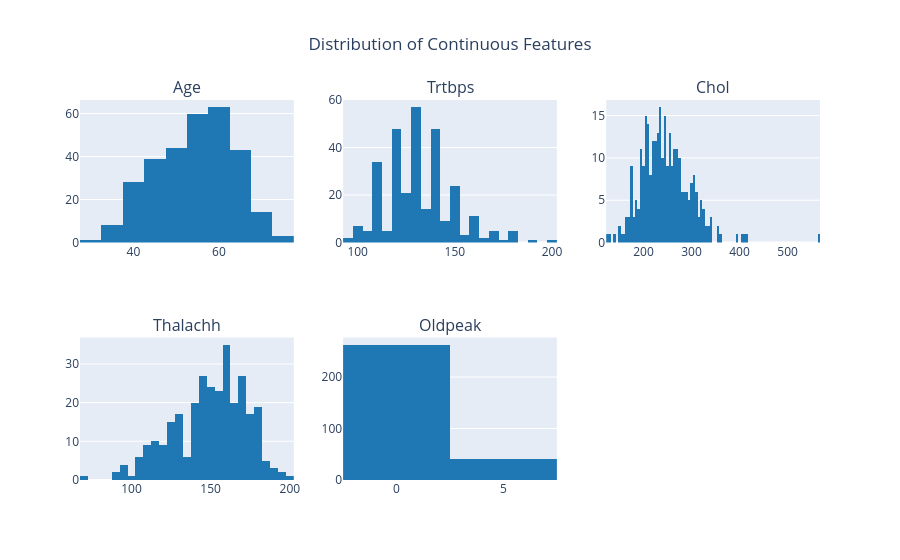

The cell this chart's notebook holds for it:
### Code cell
# Plotting Continous Feature Distributions
fig = make_subplots(rows=2, cols=3, subplot_titles=[f'{str.capitalize(feature)}' for feature in continuous_features])

for i, feature in enumerate(continuous_features):
    row = i // 3 + 1
    col = i % 3 + 1
    hist = px.histogram(df, x=feature, nbins=120, labels={feature: feature, 'count': 'Frequency'}, 
                        color_discrete_sequence=['#1f77b4'])  # Changed color to blue
    for trace in hist.data:
        fig.add_trace(trace, row=row, col=col) 

fig.update_layout(title_text='Distribution of Continuous Features', title={'x': 0.5}) 
fig.show()

### Figure 1 — Plotly figure (JSON) as saved in the notebook; plotly's stock layout.template omitted (floating-point values rounded to 4 significant figures; data arrays with more than 128 entries replaced by an {"elided": "..."} marker saying what was removed)
{"data": [{"alignmentgroup": "True", "bingroup": "x", "hovertemplate": "age=%{x}<br>count=%{y}<extra></extra>", "legendgroup": "", "marker": {"color": "#1f77b4", "pattern": {"shape": ""}}, "name": "", "nbinsx": 120, "offsetgroup": "", "orientation": "v", "showlegend": false, "type": "histogram", "x": {"elided": "303 int values"}, "xaxis": "x", "yaxis": "y"}, {"alignmentgroup": "True", "bingroup": "x", "hovertemplate": "trtbps=%{x}<br>count=%{y}<extra></extra>", "legendgroup": "", "marker": {"color": "#1f77b4", "pattern": {"shape": ""}}, "name": "", "nbinsx": 120, "offsetgroup": "", "orientation": "v", "showlegend": false, "type": "histogram", "x": {"elided": "303 int values"}, "xaxis": "x2", "yaxis": "y2"}, {"alignmentgroup": "True", "bingroup": "x", "hovertemplate": "chol=%{x}<br>count=%{y}<extra></extra>", "legendgroup": "", "marker": {"color": "#1f77b4", "pattern": {"shape": ""}}, "name": "", "nbinsx": 120, "offsetgroup": "", "orientation": "v", "showlegend": false, "type": "histogram", "x": {"elided": "303 int values"}, "xaxis": "x3", "yaxis": "y3"}, {"alignmentgroup": "True", "bingroup": "x", "hovertemplate": "thalachh=%{x}<br>count=%{y}<extra></extra>", "legendgroup": "", "marker": {"color": "#1f77b4", "pattern": {"shape": ""}}, "name": "", "nbinsx": 120, "offsetgroup": "", "orientation": "v", "showlegend": false, "type": "histogram", "x": {"elided": "303 int values"}, "xaxis": "x4", "yaxis": "y4"}, {"alignmentgroup": "True", "bingroup": "x", "hovertemplate": "oldpeak=%{x}<br>count=%{y}<extra></extra>", "legendgroup": "", "marker": {"color": "#1f77b4", "pattern": {"shape": ""}}, "name": "", "nbinsx": 120, "offsetgroup": "", "orientation": "v", "showlegend": false, "type": "histogram", "x": {"elided": "303 float values"}, "xaxis": "x5", "yaxis": "y5"}], "layout": {"annotations": [{"font": {"size": 16}, "showarrow": false, "text": "Age", "x": 0.1444, "xanchor": "center", "xref": "paper", "y": 1, "yanchor": "bottom", "yref": "paper"}, {"font": {"size": 16}, "showarrow": false, "text": "Trtbps", "x": 0.5, "xanchor": "center", "xref": "paper", "y": 1, "yanchor": "bottom", "yref": "paper"}, {"font": {"size": 16}, "showarrow": false, "text": "Chol", "x": 0.8556, "xanchor": "center", "xref": "paper", "y": 1, "yanchor": "bottom", "yref": "paper"}, {"font": {"size": 16}, "showarrow": false, "text": "Thalachh", "x": 0.1444, "xanchor": "center", "xref": "paper", "y": 0.375, "yanchor": "bottom", "yref": "paper"}, {"font": {"size": 16}, "showarrow": false, "text": "Oldpeak", "x": 0.5, "xanchor": "center", "xref": "paper", "y": 0.375, "yanchor": "bottom", "yref": "paper"}], "autosize": true, "title": {"text": "Distribution of Continuous Features", "x": 0.5}, "xaxis": {"anchor": "y", "autorange": true, "domain": [0, 0.2889], "range": [27.5, 77.5], "type": "linear"}, "xaxis2": {"anchor": "y2", "autorange": true, "domain": [0.3556, 0.6444], "range": [92.5, 202.5], "type": "linear"}, "xaxis3": {"anchor": "y3", "autorange": true, "domain": [0.7111, 1], "range": [122.5, 567.5], "type": "linear"}, "xaxis4": {"anchor": "y4", "autorange": true, "domain": [0, 0.2889], "range": [67.5, 202.5], "type": "linear"}, "xaxis5": {"anchor": "y5", "autorange": true, "domain": [0.3556, 0.6444], "range": [-2.5, 7.5], "type": "linear"}, "xaxis6": {"anchor": "y6", "domain": [0.7111, 1]}, "yaxis": {"anchor": "x", "autorange": true, "domain": [0.625, 1], "range": [0, 66.32]}, "yaxis2": {"anchor": "x2", "autorange": true, "domain": [0.625, 1], "range": [0, 60]}, "yaxis3": {"anchor": "x3", "autorange": true, "domain": [0.625, 1], "range": [0, 16.84]}, "yaxis4": {"anchor": "x4", "autorange": true, "domain": [0, 0.375], "range": [0, 36.84]}, "yaxis5": {"anchor": "x5", "autorange": true, "domain": [0, 0.375], "range": [0, 276.8]}, "yaxis6": {"anchor": "x6", "domain": [0, 0.375]}}}
